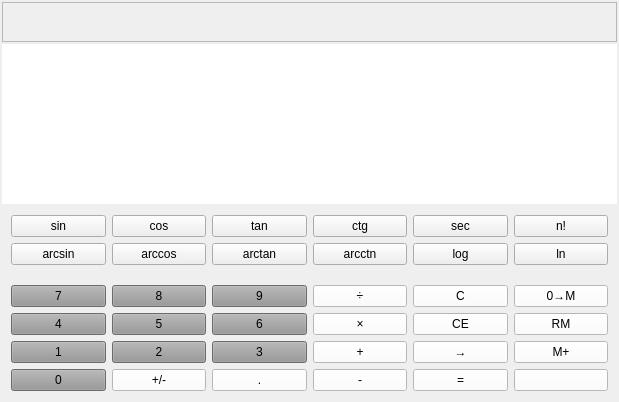
<?xml version="1.0" encoding="UTF-8"?>
<ui version="4.0">
 <class>Form</class>
 <widget class="QWidget" name="Form">
  <property name="geometry">
   <rect>
    <x>0</x>
    <y>0</y>
    <width>619</width>
    <height>402</height>
   </rect>
  </property>
  <property name="windowTitle">
   <string>Form</string>
  </property>
  <property name="windowIcon">
   <iconset resource="Resource/calc.qrc">
    <normaloff>:/main/Icon1.ico</normaloff>:/main/Icon1.ico</iconset>
  </property>
  <layout class="QVBoxLayout" name="verticalLayout" stretch="0,1,0,0">
   <property name="spacing">
    <number>2</number>
   </property>
   <property name="leftMargin">
    <number>2</number>
   </property>
   <property name="topMargin">
    <number>2</number>
   </property>
   <property name="rightMargin">
    <number>2</number>
   </property>
   <property name="bottomMargin">
    <number>2</number>
   </property>
   <item>
    <widget class="QFrame" name="frame">
     <property name="frameShape">
      <enum>QFrame::StyledPanel</enum>
     </property>
     <property name="frameShadow">
      <enum>QFrame::Raised</enum>
     </property>
     <layout class="QHBoxLayout" name="horizontalLayout">
      <item>
       <spacer name="horizontalSpacer">
        <property name="orientation">
         <enum>Qt::Horizontal</enum>
        </property>
        <property name="sizeHint" stdset="0">
         <size>
          <width>40</width>
          <height>20</height>
         </size>
        </property>
       </spacer>
      </item>
      <item>
       <widget class="QLabel" name="label">
        <property name="text">
         <string/>
        </property>
        <property name="pixmap">
         <pixmap resource="Resource/calc.qrc">:/main/Canon.jpg</pixmap>
        </property>
       </widget>
      </item>
      <item>
       <spacer name="horizontalSpacer_2">
        <property name="orientation">
         <enum>Qt::Horizontal</enum>
        </property>
        <property name="sizeHint" stdset="0">
         <size>
          <width>40</width>
          <height>20</height>
         </size>
        </property>
       </spacer>
      </item>
     </layout>
    </widget>
   </item>
   <item>
    <widget class="QFrame" name="frame_2">
     <property name="styleSheet">
      <string notr="true">border:solid 1px black;
background-color: rgb(255, 255, 255);
</string>
     </property>
     <property name="frameShape">
      <enum>QFrame::StyledPanel</enum>
     </property>
     <property name="frameShadow">
      <enum>QFrame::Raised</enum>
     </property>
    </widget>
   </item>
   <item>
    <widget class="QWidget" name="widget" native="true">
     <layout class="QGridLayout" name="gridLayout">
      <item row="0" column="1">
       <widget class="QPushButton" name="btnCos">
        <property name="autoFillBackground">
         <bool>false</bool>
        </property>
        <property name="text">
         <string>cos</string>
        </property>
       </widget>
      </item>
      <item row="0" column="2">
       <widget class="QPushButton" name="btnTan">
        <property name="autoFillBackground">
         <bool>false</bool>
        </property>
        <property name="text">
         <string>tan</string>
        </property>
       </widget>
      </item>
      <item row="0" column="4">
       <widget class="QPushButton" name="btnSec">
        <property name="autoFillBackground">
         <bool>false</bool>
        </property>
        <property name="text">
         <string>sec</string>
        </property>
       </widget>
      </item>
      <item row="0" column="3">
       <widget class="QPushButton" name="btnCtg">
        <property name="autoFillBackground">
         <bool>false</bool>
        </property>
        <property name="text">
         <string>ctg</string>
        </property>
       </widget>
      </item>
      <item row="1" column="4">
       <widget class="QPushButton" name="btnLog">
        <property name="autoFillBackground">
         <bool>false</bool>
        </property>
        <property name="text">
         <string>log</string>
        </property>
       </widget>
      </item>
      <item row="1" column="2">
       <widget class="QPushButton" name="btnArctan">
        <property name="autoFillBackground">
         <bool>false</bool>
        </property>
        <property name="text">
         <string>arctan</string>
        </property>
       </widget>
      </item>
      <item row="1" column="1">
       <widget class="QPushButton" name="btnArccos">
        <property name="autoFillBackground">
         <bool>false</bool>
        </property>
        <property name="text">
         <string>arccos</string>
        </property>
       </widget>
      </item>
      <item row="1" column="0">
       <widget class="QPushButton" name="btnArcsin">
        <property name="autoFillBackground">
         <bool>false</bool>
        </property>
        <property name="text">
         <string>arcsin</string>
        </property>
       </widget>
      </item>
      <item row="1" column="3">
       <widget class="QPushButton" name="btnArcctn">
        <property name="autoFillBackground">
         <bool>false</bool>
        </property>
        <property name="text">
         <string>arcctn</string>
        </property>
       </widget>
      </item>
      <item row="0" column="0">
       <widget class="QPushButton" name="btnSin">
        <property name="autoFillBackground">
         <bool>false</bool>
        </property>
        <property name="text">
         <string>sin</string>
        </property>
       </widget>
      </item>
      <item row="0" column="5">
       <widget class="QPushButton" name="btnFactorial">
        <property name="autoFillBackground">
         <bool>false</bool>
        </property>
        <property name="text">
         <string>n!</string>
        </property>
       </widget>
      </item>
      <item row="1" column="5">
       <widget class="QPushButton" name="btnLn">
        <property name="autoFillBackground">
         <bool>false</bool>
        </property>
        <property name="text">
         <string>ln</string>
        </property>
       </widget>
      </item>
     </layout>
    </widget>
   </item>
   <item>
    <widget class="QWidget" name="widget_2" native="true">
     <layout class="QGridLayout" name="gridLayout_2">
      <item row="2" column="3">
       <widget class="QPushButton" name="btn3">
        <property name="autoFillBackground">
         <bool>false</bool>
        </property>
        <property name="styleSheet">
         <string notr="true">background-color: rgb(150, 150, 150);</string>
        </property>
        <property name="text">
         <string>3</string>
        </property>
       </widget>
      </item>
      <item row="1" column="3">
       <widget class="QPushButton" name="btn6">
        <property name="autoFillBackground">
         <bool>false</bool>
        </property>
        <property name="styleSheet">
         <string notr="true">background-color: rgb(150, 150, 150);</string>
        </property>
        <property name="text">
         <string>6</string>
        </property>
       </widget>
      </item>
      <item row="0" column="5">
       <widget class="QPushButton" name="btnClear">
        <property name="autoFillBackground">
         <bool>false</bool>
        </property>
        <property name="styleSheet">
         <string notr="true">background-color: rgb(255,255,255);</string>
        </property>
        <property name="text">
         <string>C</string>
        </property>
       </widget>
      </item>
      <item row="2" column="4">
       <widget class="QPushButton" name="btnAdd">
        <property name="autoFillBackground">
         <bool>false</bool>
        </property>
        <property name="styleSheet">
         <string notr="true">background-color: rgb(255,255,255);</string>
        </property>
        <property name="text">
         <string>+</string>
        </property>
       </widget>
      </item>
      <item row="2" column="5">
       <widget class="QPushButton" name="btnRightArrow">
        <property name="autoFillBackground">
         <bool>false</bool>
        </property>
        <property name="styleSheet">
         <string notr="true">background-color: rgb(255,255,255);</string>
        </property>
        <property name="text">
         <string>→</string>
        </property>
       </widget>
      </item>
      <item row="2" column="6">
       <widget class="QPushButton" name="btnMPlus">
        <property name="autoFillBackground">
         <bool>false</bool>
        </property>
        <property name="styleSheet">
         <string notr="true">background-color: rgb(255,255,255);</string>
        </property>
        <property name="text">
         <string>M+</string>
        </property>
       </widget>
      </item>
      <item row="0" column="6">
       <widget class="QPushButton" name="btnZeroToM">
        <property name="autoFillBackground">
         <bool>false</bool>
        </property>
        <property name="styleSheet">
         <string notr="true">background-color: rgb(255,255,255);</string>
        </property>
        <property name="text">
         <string>0→M</string>
        </property>
       </widget>
      </item>
      <item row="2" column="1">
       <widget class="QPushButton" name="btn1">
        <property name="autoFillBackground">
         <bool>false</bool>
        </property>
        <property name="styleSheet">
         <string notr="true">background-color: rgb(150, 150, 150);</string>
        </property>
        <property name="text">
         <string>1</string>
        </property>
       </widget>
      </item>
      <item row="1" column="1">
       <widget class="QPushButton" name="btn4">
        <property name="autoFillBackground">
         <bool>false</bool>
        </property>
        <property name="styleSheet">
         <string notr="true">background-color: rgb(150, 150, 150);</string>
        </property>
        <property name="text">
         <string>4</string>
        </property>
       </widget>
      </item>
      <item row="0" column="3">
       <widget class="QPushButton" name="btn9">
        <property name="autoFillBackground">
         <bool>false</bool>
        </property>
        <property name="styleSheet">
         <string notr="true">background-color: rgb(150, 150, 150);</string>
        </property>
        <property name="text">
         <string>9</string>
        </property>
       </widget>
      </item>
      <item row="1" column="2">
       <widget class="QPushButton" name="btn5">
        <property name="autoFillBackground">
         <bool>false</bool>
        </property>
        <property name="styleSheet">
         <string notr="true">background-color: rgb(150, 150, 150);</string>
        </property>
        <property name="text">
         <string>5</string>
        </property>
       </widget>
      </item>
      <item row="1" column="5">
       <widget class="QPushButton" name="btnCE">
        <property name="autoFillBackground">
         <bool>false</bool>
        </property>
        <property name="styleSheet">
         <string notr="true">background-color: rgb(255,255,255);</string>
        </property>
        <property name="text">
         <string>CE</string>
        </property>
       </widget>
      </item>
      <item row="2" column="2">
       <widget class="QPushButton" name="btn2">
        <property name="autoFillBackground">
         <bool>false</bool>
        </property>
        <property name="styleSheet">
         <string notr="true">background-color: rgb(150, 150, 150);</string>
        </property>
        <property name="text">
         <string>2</string>
        </property>
       </widget>
      </item>
      <item row="0" column="2">
       <widget class="QPushButton" name="btn8">
        <property name="autoFillBackground">
         <bool>false</bool>
        </property>
        <property name="styleSheet">
         <string notr="true">background-color: rgb(150, 150, 150);</string>
        </property>
        <property name="text">
         <string>8</string>
        </property>
       </widget>
      </item>
      <item row="0" column="1">
       <widget class="QPushButton" name="btn7">
        <property name="autoFillBackground">
         <bool>false</bool>
        </property>
        <property name="styleSheet">
         <string notr="true">background-color: rgb(150, 150, 150);</string>
        </property>
        <property name="text">
         <string>7</string>
        </property>
       </widget>
      </item>
      <item row="1" column="6">
       <widget class="QPushButton" name="btnRM">
        <property name="autoFillBackground">
         <bool>false</bool>
        </property>
        <property name="styleSheet">
         <string notr="true">background-color: rgb(255,255,255);</string>
        </property>
        <property name="text">
         <string>RM</string>
        </property>
       </widget>
      </item>
      <item row="0" column="4">
       <widget class="QPushButton" name="btnDivide">
        <property name="autoFillBackground">
         <bool>false</bool>
        </property>
        <property name="styleSheet">
         <string notr="true">background-color: rgb(255,255,255);</string>
        </property>
        <property name="text">
         <string>÷</string>
        </property>
       </widget>
      </item>
      <item row="1" column="4">
       <widget class="QPushButton" name="btnMultiply">
        <property name="autoFillBackground">
         <bool>false</bool>
        </property>
        <property name="styleSheet">
         <string notr="true">background-color: rgb(255,255,255);</string>
        </property>
        <property name="text">
         <string>×</string>
        </property>
       </widget>
      </item>
      <item row="3" column="1">
       <widget class="QPushButton" name="btn0">
        <property name="autoFillBackground">
         <bool>false</bool>
        </property>
        <property name="styleSheet">
         <string notr="true">background-color: rgb(150, 150, 150);</string>
        </property>
        <property name="text">
         <string>0</string>
        </property>
       </widget>
      </item>
      <item row="3" column="2">
       <widget class="QPushButton" name="btnSign">
        <property name="autoFillBackground">
         <bool>false</bool>
        </property>
        <property name="styleSheet">
         <string notr="true">background-color: rgb(255,255,255);</string>
        </property>
        <property name="text">
         <string>+/-</string>
        </property>
       </widget>
      </item>
      <item row="3" column="3">
       <widget class="QPushButton" name="btnPeriod">
        <property name="autoFillBackground">
         <bool>false</bool>
        </property>
        <property name="styleSheet">
         <string notr="true">background-color: rgb(255,255,255);</string>
        </property>
        <property name="text">
         <string>.</string>
        </property>
       </widget>
      </item>
      <item row="3" column="4">
       <widget class="QPushButton" name="btnMinus">
        <property name="autoFillBackground">
         <bool>false</bool>
        </property>
        <property name="styleSheet">
         <string notr="true">background-color: rgb(255,255,255);</string>
        </property>
        <property name="text">
         <string>-</string>
        </property>
       </widget>
      </item>
      <item row="3" column="5">
       <widget class="QPushButton" name="btnResult">
        <property name="autoFillBackground">
         <bool>false</bool>
        </property>
        <property name="styleSheet">
         <string notr="true">background-color: rgb(255,255,255);</string>
        </property>
        <property name="text">
         <string>=</string>
        </property>
       </widget>
      </item>
      <item row="3" column="6">
       <widget class="QPushButton" name="btnBack">
        <property name="autoFillBackground">
         <bool>false</bool>
        </property>
        <property name="styleSheet">
         <string notr="true">background-color: rgb(255,255,255);</string>
        </property>
        <property name="text">
         <string/>
        </property>
        <property name="icon">
         <iconset resource="Resource/calc.qrc">
          <normaloff>:/main/ARW.ICO</normaloff>:/main/ARW.ICO</iconset>
        </property>
       </widget>
      </item>
     </layout>
    </widget>
   </item>
  </layout>
 </widget>
 <resources>
  <include location="Resource/calc.qrc"/>
 </resources>
 <connections/>
</ui>
